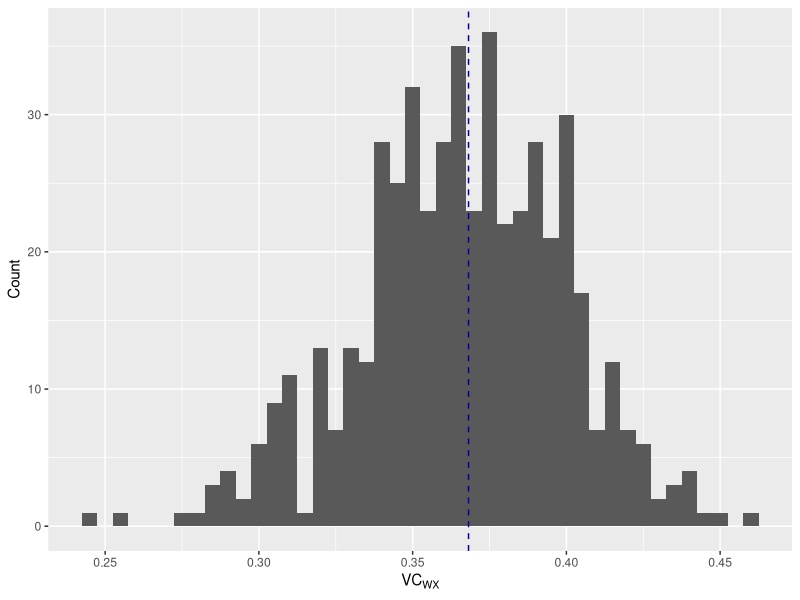

R code for this plot:
# Simulate data sets and store
rm(list=ls())
library(MASS)
set.seed(125)

# Set up storage
n.sim = 500
n.sub = 1000
datasets.sub = array(0, c(n.sub, 4, n.sim))
# Col1: biomarker (M). Col2 = FR (R). Col3 = FFQ (W). Col4 = TDI (X)

# Mean and sd parameters drawn from Table 3 Prentice et al. (2011)
# Truth X~N(mu.x, sig.x^2)
mu.x = log(2141)
sig.x = log(14)
for(i in 1:n.sim)
{
  datasets.sub[,4,i] = rnorm(n.sub, mu.x, sig.x)
}


# Simulation settings:
# Consider sig.m = alpha*sig.x for alpha = 0.5
# (M, R, W) are MVN_3; mu.m = mu.m + lambda.mx*X; mu.r = mu.r + lambda.rx*X; mu.w = mu.w + lambda.wx*X; 
# Sigma: covariance matrix of (M, R, W) errors. Key assumption is this is diagonal!
mu.m = 0
mu.r = 0
mu.w = log(1485)
lambda.mx = 1
lambda.rx = 0.8 #0.95, 0.8
lambda.wx = 0.5 #0.9, 0.5
lambda = matrix(c(lambda.mx, lambda.rx, lambda.wx), nrow=3)
alpha = 0.5; sig.m = alpha*sig.x           # Consider best case scenario 
sig.r = log(21)
sig.w = log(28)
rho.mr = 0
rho.mw = 0
rho.rw = 0 #0, 0.1, 0.8
Sigma = matrix(NA, 3,3)
Sigma[1,] = c(sig.m^2, sig.m*rho.mr*sig.r, sig.m*rho.mw*sig.w)
Sigma[2,] = c(sig.m*rho.mr*sig.r, sig.r^2, sig.r*rho.rw*sig.w)
Sigma[3,] = c(sig.m*rho.mw*sig.w, sig.r*rho.rw*sig.w, sig.w^2)

for(i in 1:n.sim)
{
  datasets.sub[,1:3,i] = mvrnorm(n.sub, c(mu.m, mu.r, mu.w), Sigma) + t(lambda%*%datasets.sub[,4,i])
}

# True validity coefficient!
vc.tilde = (lambda.wx*sig.x^2)/(sqrt(lambda.wx^2*sig.x^2 + sig.w^2)*sig.x)


###### METHOD OF TRIADS APPROACH TO ASSESSING VALIDITY OF DIETARY INTAKE INSTRUMENT #############

vc.est.store = matrix(as.double(NA), nrow=n.sim, ncol=1)

for(i in 1:n.sim)
{
  # Validity coefficient = sqrt(rho_MW*rho_WR/rho_MR)
  # Col1: biomarker (M). Col2 = FR (R). Col3 = FFQ (W). Col4 = TDI (X)
  dat = datasets.sub[,-4,i]
  rho_MW = cor(dat[,1], dat[,3])
  rho_WR = cor(dat[,2], dat[,3])
  rho_MR = cor(dat[,1], dat[,2])
  vc.wx = sqrt(rho_MW*rho_WR/rho_MR)
  vc.est.store[i,] = vc.wx
}


## Plot some results
library(ggplot2)
dat = data.frame(vc.est.store)
names(dat) = c("vc.est")

ggplot()+
  geom_histogram(aes(vc.est), data=dat, binwidth = 0.005)+
  labs(x=expression(VC[WX]), y="Count")+
  geom_vline(xintercept=vc.tilde, colour="#000099", linetype="dashed")



